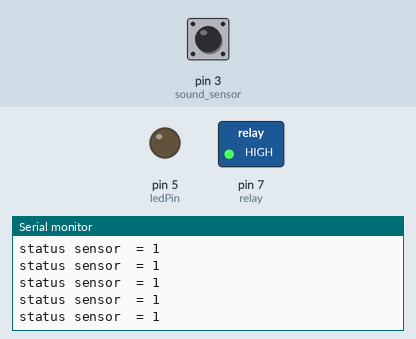
Recording of a sketch running on a simulated Arduino Uno, built with avr-gcc and run on an emulated ATmega328P. Shown: switched loads named in the sketch (green lamp = pin HIGH), output pins drawn as LEDs (lit = HIGH), the last lines printed to the serial monitor. Inputs (shaded band) come from the test bench; at power-on: pin 3 (sound_sensor) HIGH.

Above: at 1.2 s.
1.3 s: pin 3 (sound_sensor) driven LOW
At 2.7 s:
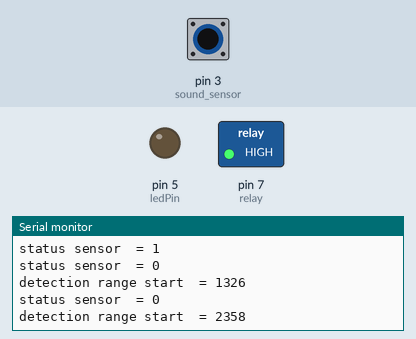
3.8 s: pin 3 (sound_sensor) driven HIGH
6.8 s: pin 3 (sound_sensor) pulsed LOW 2 times (0.12 s each, 0.3 s apart)
At 7.7 s:
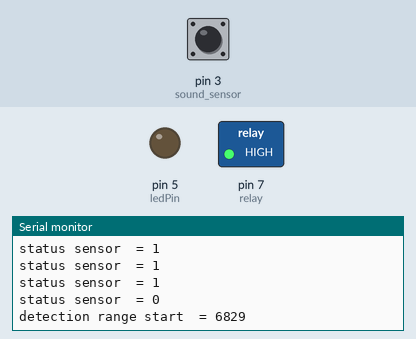
10.4 s: pin 3 (sound_sensor) pulsed LOW 5 times (0.12 s each, 0.3 s apart)
At 11.0 s:
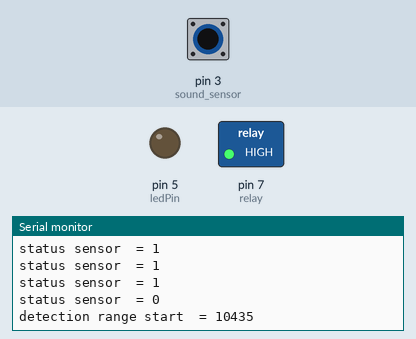
Timing chart, 0 to 13.4 s (numbered marks = the images above; inputs shaded):
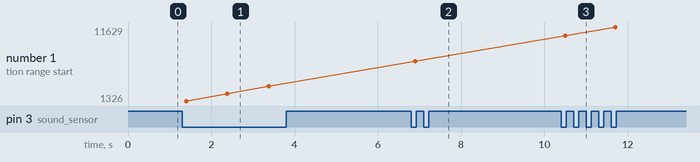

Measured:
- after the input at 1.3 s, the serial monitor: prints a new line after 0.07 s (image 1)
- after the input at 6.8 s, the serial monitor: prints a new line after 0.08 s (image 2)
- after the input at 10.4 s, the serial monitor: prints a new line after 0.08 s (image 3)
- plotted number 1: 3358 → 6829 after the input at 6.8 s, 6829 → 11629 after the input at 10.4 s

The sketch:

clap_control_led_relay.ino
```cpp
int sound_sensor = 3;
int relay = 7;
int ledPin = 5;

int clap = 0;
long detection_range_start = 0;
long detection_range = 0;
boolean status_lights = false;

void setup() {

  pinMode(sound_sensor, INPUT);
  pinMode(relay, OUTPUT);
  pinMode(ledPin,OUTPUT);
  Serial.begin(9600);
  digitalWrite(relay, HIGH);
  digitalWrite(ledPin, LOW);
}

void loop() {
  int status_sensor = digitalRead(sound_sensor);
  Serial.print("status sensor  = ");
  Serial.println(status_sensor);

  if (status_sensor == 0)
  {
    if (clap == 0)                                         //no clab sound
    {
      detection_range_start = detection_range = millis();
      clap++;
Serial.print("detection range start  = ");
Serial.println(detection_range_start);
delay(1000);

    }
    else if (clap > 0 && millis()-detection_range >= 50)    //get clab sound
    {
      detection_range = millis();
      clap++;
    }
  }
  if (millis()-detection_range_start >= 400)
  {
    if (clap == 2)
    {
      if (!status_lights)
        {
          status_lights = true;
          digitalWrite(relay, HIGH);
          digitalWrite(ledPin, LOW);
          Serial.print("led close");
    delay(1000);

        }
        else if (status_lights)
        {
          status_lights = false;
          digitalWrite(relay, LOW);
          digitalWrite(ledPin, HIGH);
          Serial.print("led open");
   delay(1000);
        }
    }
    clap = 0;
  }
}
```
